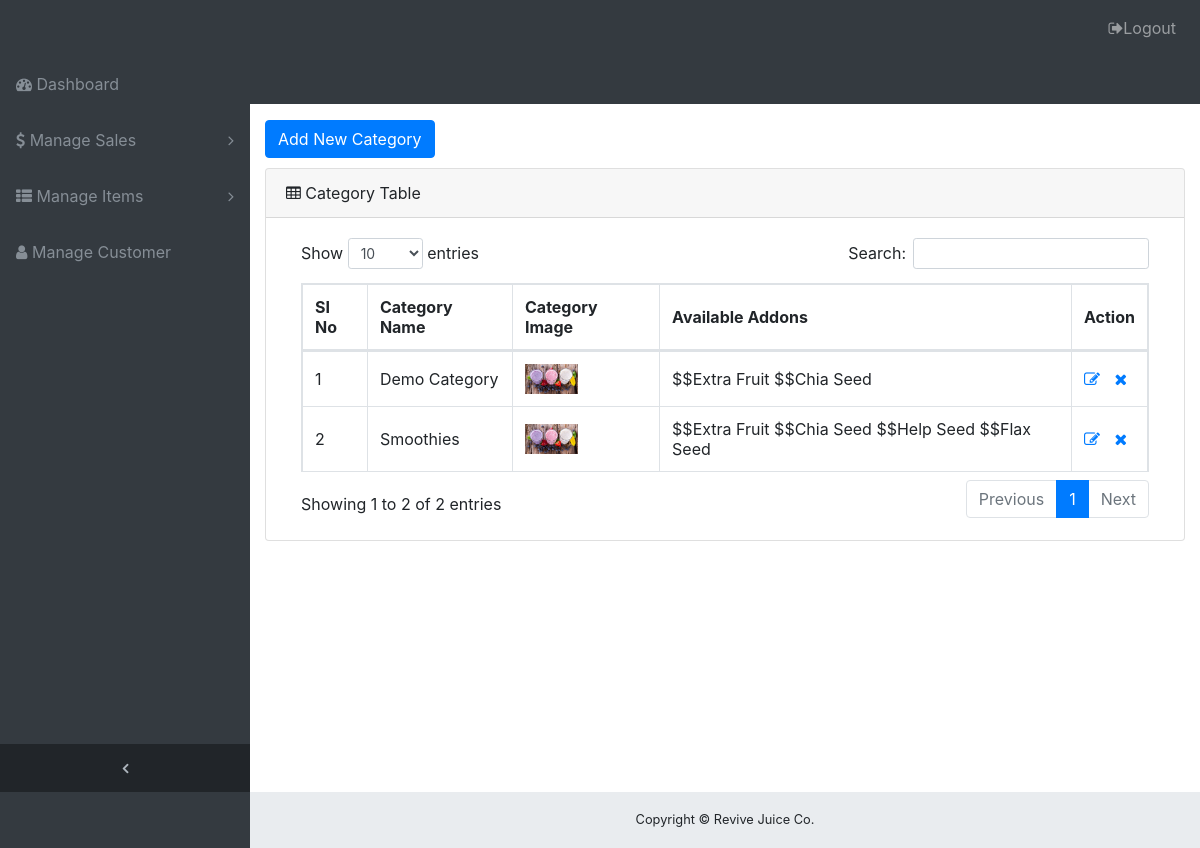
The page /category-list.php (signed in) on the database its author committed.
### tables this page shows
CREATE TABLE `categories` (
  `id` int(10) NOT NULL,
  `title` varchar(100) NOT NULL,
  `image` varchar(100) NOT NULL
);

CREATE TABLE `addons` (
  `id` int(10) NOT NULL,
  `title` varchar(100) NOT NULL,
  `image` varchar(100) DEFAULT NULL,
  `price` decimal(12,2) NOT NULL
);

### session.php (called while the page is built, shortened)
<?php
function isLoggedIn() {
	if (isset($_SESSION['email']) && $_SESSION['email'] != NULL) {
		return true;
	} else return false;
}

### category-list.php (the view, shortened to what this page needs)
<?php include('session.php');?>
<?php
    if (!isLoggedIn()) {
        header("Location: login.php");
    } else echo "<br>Email: ".$_SESSION['email']."<br>";
?>
<?php include('header.php');?>
<?php
$db = db_connect();
$counter = 1;
if ($db) {
    $sql = "SELECT `id`,`title`,`image` FROM `categories` ORDER BY id DESC";
    $result = mysqli_query($db,$sql);
    }
?>
<div class="content-wrapper">
    <div class="container-fluid">
        <div class="btn-group" style="margin-bottom: 10px">
            <a class="btn btn-primary" href="category-entry.php">Add New Category</a>
        </div>
        <div class="card mb-3">
            <div class="card-header">
                <i class="fa fa-table"></i> Category Table
            </div>
            <div class="card-body">
                <div class="table-responsive">
                    <table class="table table-bordered" id="dataTable" width="100%" cellspacing="0">
                        <thead>
                            <tr>
                                <th>SI No</th>
                                <th>Category Name</th>
                                <th>Category Image</th>
                                <th>Available Addons</th>
                                <th>Action</th>
                            </tr>
                        </thead>
                        <tbody>
                            <?php
                            if (mysqli_num_rows($result) > 0) {
                            while ( $result_sets = mysqli_fetch_assoc($result)){
                            ?>
                            <tr>
                                <td><?php echo $counter ++;?></td>
                                <td><?php echo $result_sets['title'];?></td>
                                <?php if ($result_sets['image'] != NULL): ?>
                                    <td><img src="images/uploads/<?php echo $result_sets['image']; ?>" width="auto" height="30px"></td>
                                    <?php else: ?>
                                    <td>No Image Available</td>
                                <?php endif; ?>
                                <td>
                                <?php
                                $sql2 = "SELECT addons.* FROM category_addon, addons where category_addon.category_id = $result_sets[id] and category_addon.addon_id = addons.id";
                                $result2 = mysqli_query($db,$sql2);
                                while ( $result_set2 = mysqli_fetch_assoc($result2)){
                                    echo " $$".$result_set2['title'];
                                }
                                ?>
                                </td>
                                <td>
                                    <span data-toggle="tooltip" data-placement="top" title="Edit this row" style="margin-right: 5px;"><a href="#"><i class="fa fa-pencil-square-o"></i></span></a></span>
                                    <span data-toggle="tooltip" data-placement="top" title="Delete this row" style="margin-left: 5px;"><a href="#"><i class="fa fa-times"></i></span></a></span>
                                </td>
                            </tr>
                              <?php } }?>
                        </tbody>
                    </table>
                </div>
            </div>
        </div>
    </div>
<?php include('footer.php');?>

### css/sb-admin.css (style rules this page uses)
html { position: relative; min-height: 100%; }
body { overflow-x: hidden; }
body.sticky-footer { margin-bottom: 56px; }
body.sticky-footer .content-wrapper { min-height: calc(100vh - 56px - 56px); }
body.fixed-nav { padding-top: 56px; }
.content-wrapper { min-height: calc(100vh - 56px); padding-top: 1rem; }
.content-wrapper { overflow-x: hidden; background: white; }
@media (min-width: 992px) { .content-wrapper { margin-left: 250px; } }

### css/custom.css (style rules this page uses)
table.table-bordered.dataTable td:last-child, table.table-bordered.dataTable td:last-child { border-right: 1px solid #dee2e6 !important; }
table.table-bordered.dataTable td:first-child, table.table-bordered.dataTable td:first-child { border-left: 1px solid #dee2e6 !important; }
table.table-bordered.dataTable th:last-child, table.table-bordered.dataTable th:last-child { border-right: 1px solid #dee2e6 !important; }
table.table-bordered.dataTable th:first-child, table.table-bordered.dataTable th:first-child { border-left: 1px solid #dee2e6 !important; }
table.table-bordered.dataTable th, table.table-bordered.dataTable td { vertical-align: middle; }

### rows shown on the page
categories: title "Demo Category", image (picture)
addons: title "Extra Fruit"
addons: title "Chia Seed"
categories: title "Smoothies", image (picture)
addons: title "Help Seed"
addons: title "Flax Seed"

### other values the page prints
$_SESSION['email'] "admin@gmail.com"
